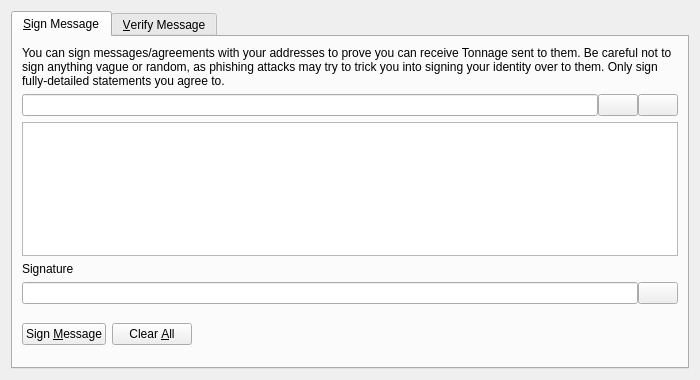
<?xml version="1.0" encoding="UTF-8"?>
<ui version="4.0">
 <class>SignVerifyMessageDialog</class>
 <widget class="QDialog" name="SignVerifyMessageDialog">
  <property name="geometry">
   <rect>
    <x>0</x>
    <y>0</y>
    <width>700</width>
    <height>380</height>
   </rect>
  </property>
  <property name="windowTitle">
   <string>Signatures - Sign / Verify a Message</string>
  </property>
  <property name="modal">
   <bool>true</bool>
  </property>
  <layout class="QVBoxLayout" name="verticalLayout">
   <item>
    <widget class="QTabWidget" name="tabWidget">
     <property name="currentIndex">
      <number>0</number>
     </property>
     <widget class="QWidget" name="tabSignMessage">
      <attribute name="title">
       <string>&amp;Sign Message</string>
      </attribute>
      <layout class="QVBoxLayout" name="verticalLayout_SM">
       <item>
        <widget class="QLabel" name="infoLabel_SM">
         <property name="text">
          <string>You can sign messages/agreements with your addresses to prove you can receive Tonnage sent to them. Be careful not to sign anything vague or random, as phishing attacks may try to trick you into signing your identity over to them. Only sign fully-detailed statements you agree to.</string>
         </property>
         <property name="textFormat">
          <enum>Qt::PlainText</enum>
         </property>
         <property name="wordWrap">
          <bool>true</bool>
         </property>
        </widget>
       </item>
       <item>
        <layout class="QHBoxLayout" name="horizontalLayout_1_SM">
         <property name="spacing">
          <number>0</number>
         </property>
         <item>
          <widget class="QValidatedLineEdit" name="addressIn_SM">
           <property name="toolTip">
            <string>The Tonnage address to sign the message with</string>
           </property>
          </widget>
         </item>
         <item>
          <widget class="QPushButton" name="addressBookButton_SM">
           <property name="toolTip">
            <string>Choose previously used address</string>
           </property>
           <property name="text">
            <string/>
           </property>
           <property name="shortcut">
            <string>Alt+A</string>
           </property>
           <property name="autoDefault">
            <bool>false</bool>
           </property>
          </widget>
         </item>
         <item>
          <widget class="QPushButton" name="pasteButton_SM">
           <property name="toolTip">
            <string>Paste address from clipboard</string>
           </property>
           <property name="text">
            <string/>
           </property>
           <property name="shortcut">
            <string>Alt+P</string>
           </property>
           <property name="autoDefault">
            <bool>false</bool>
           </property>
          </widget>
         </item>
        </layout>
       </item>
       <item>
        <widget class="QPlainTextEdit" name="messageIn_SM">
         <property name="toolTip">
          <string>Enter the message you want to sign here</string>
         </property>
        </widget>
       </item>
       <item>
        <widget class="QLabel" name="signatureLabel_SM">
         <property name="text">
          <string>Signature</string>
         </property>
         <property name="textFormat">
          <enum>Qt::PlainText</enum>
         </property>
        </widget>
       </item>
       <item>
        <layout class="QHBoxLayout" name="horizontalLayout_2_SM">
         <property name="spacing">
          <number>0</number>
         </property>
         <item>
          <widget class="QLineEdit" name="signatureOut_SM">
           <property name="font">
            <font>
             <italic>true</italic>
            </font>
           </property>
           <property name="readOnly">
            <bool>true</bool>
           </property>
          </widget>
         </item>
         <item>
          <widget class="QPushButton" name="copySignatureButton_SM">
           <property name="toolTip">
            <string>Copy the current signature to the system clipboard</string>
           </property>
           <property name="text">
            <string/>
           </property>
           <property name="autoDefault">
            <bool>false</bool>
           </property>
          </widget>
         </item>
        </layout>
       </item>
       <item>
        <layout class="QHBoxLayout" name="horizontalLayout_3_SM">
         <item>
          <widget class="QPushButton" name="signMessageButton_SM">
           <property name="toolTip">
            <string>Sign the message to prove you own this Tonnage address</string>
           </property>
           <property name="text">
            <string>Sign &amp;Message</string>
           </property>
           <property name="autoDefault">
            <bool>false</bool>
           </property>
          </widget>
         </item>
         <item>
          <widget class="QPushButton" name="clearButton_SM">
           <property name="toolTip">
            <string>Reset all sign message fields</string>
           </property>
           <property name="text">
            <string>Clear &amp;All</string>
           </property>
           <property name="autoDefault">
            <bool>false</bool>
           </property>
          </widget>
         </item>
         <item>
          <spacer name="horizontalSpacer_1_SM">
           <property name="orientation">
            <enum>Qt::Horizontal</enum>
           </property>
           <property name="sizeHint" stdset="0">
            <size>
             <width>40</width>
             <height>48</height>
            </size>
           </property>
          </spacer>
         </item>
         <item>
          <widget class="QLabel" name="statusLabel_SM">
           <property name="font">
            <font>
             <weight>75</weight>
             <bold>true</bold>
            </font>
           </property>
           <property name="text">
            <string/>
           </property>
           <property name="wordWrap">
            <bool>true</bool>
           </property>
          </widget>
         </item>
         <item>
          <spacer name="horizontalSpacer_2_SM">
           <property name="orientation">
            <enum>Qt::Horizontal</enum>
           </property>
           <property name="sizeHint" stdset="0">
            <size>
             <width>40</width>
             <height>48</height>
            </size>
           </property>
          </spacer>
         </item>
        </layout>
       </item>
      </layout>
     </widget>
     <widget class="QWidget" name="tabVerifyMessage">
      <attribute name="title">
       <string>&amp;Verify Message</string>
      </attribute>
      <layout class="QVBoxLayout" name="verticalLayout_VM">
       <item>
        <widget class="QLabel" name="infoLabel_VM">
         <property name="text">
          <string>Enter the receiver's address, message (ensure you copy line breaks, spaces, tabs, etc. exactly) and signature below to verify the message. Be careful not to read more into the signature than what is in the signed message itself, to avoid being tricked by a man-in-the-middle attack. Note that this only proves the signing party receives with the address, it cannot prove sendership of any transaction!</string>
         </property>
         <property name="textFormat">
          <enum>Qt::PlainText</enum>
         </property>
         <property name="alignment">
          <set>Qt::AlignLeading|Qt::AlignLeft|Qt::AlignTop</set>
         </property>
         <property name="wordWrap">
          <bool>true</bool>
         </property>
        </widget>
       </item>
       <item>
        <layout class="QHBoxLayout" name="horizontalLayout_1_VM">
         <property name="spacing">
          <number>0</number>
         </property>
         <item>
          <widget class="QValidatedLineEdit" name="addressIn_VM">
           <property name="toolTip">
            <string>The Tonnage address the message was signed with</string>
           </property>
          </widget>
         </item>
         <item>
          <widget class="QPushButton" name="addressBookButton_VM">
           <property name="toolTip">
            <string>Choose previously used address</string>
           </property>
           <property name="text">
            <string/>
           </property>
           <property name="shortcut">
            <string>Alt+A</string>
           </property>
           <property name="autoDefault">
            <bool>false</bool>
           </property>
          </widget>
         </item>
        </layout>
       </item>
       <item>
        <widget class="QPlainTextEdit" name="messageIn_VM"/>
       </item>
       <item>
        <widget class="QValidatedLineEdit" name="signatureIn_VM"/>
       </item>
       <item>
        <layout class="QHBoxLayout" name="horizontalLayout_2_VM">
         <item>
          <widget class="QPushButton" name="verifyMessageButton_VM">
           <property name="toolTip">
            <string>Verify the message to ensure it was signed with the specified Tonnage address</string>
           </property>
           <property name="text">
            <string>Verify &amp;Message</string>
           </property>
           <property name="autoDefault">
            <bool>false</bool>
           </property>
          </widget>
         </item>
         <item>
          <widget class="QPushButton" name="clearButton_VM">
           <property name="toolTip">
            <string>Reset all verify message fields</string>
           </property>
           <property name="text">
            <string>Clear &amp;All</string>
           </property>
           <property name="autoDefault">
            <bool>false</bool>
           </property>
          </widget>
         </item>
         <item>
          <spacer name="horizontalSpacer_1_VM">
           <property name="orientation">
            <enum>Qt::Horizontal</enum>
           </property>
           <property name="sizeHint" stdset="0">
            <size>
             <width>40</width>
             <height>48</height>
            </size>
           </property>
          </spacer>
         </item>
         <item>
          <widget class="QLabel" name="statusLabel_VM">
           <property name="font">
            <font>
             <weight>75</weight>
             <bold>true</bold>
            </font>
           </property>
           <property name="text">
            <string/>
           </property>
           <property name="wordWrap">
            <bool>true</bool>
           </property>
          </widget>
         </item>
         <item>
          <spacer name="horizontalSpacer_2_VM">
           <property name="orientation">
            <enum>Qt::Horizontal</enum>
           </property>
           <property name="sizeHint" stdset="0">
            <size>
             <width>40</width>
             <height>48</height>
            </size>
           </property>
          </spacer>
         </item>
        </layout>
       </item>
      </layout>
     </widget>
    </widget>
   </item>
  </layout>
 </widget>
 <customwidgets>
  <customwidget>
   <class>QValidatedLineEdit</class>
   <extends>QLineEdit</extends>
   <header>qvalidatedlineedit.h</header>
  </customwidget>
 </customwidgets>
 <resources>
  <include location="../tonnage.qrc"/>
 </resources>
 <connections/>
</ui>
